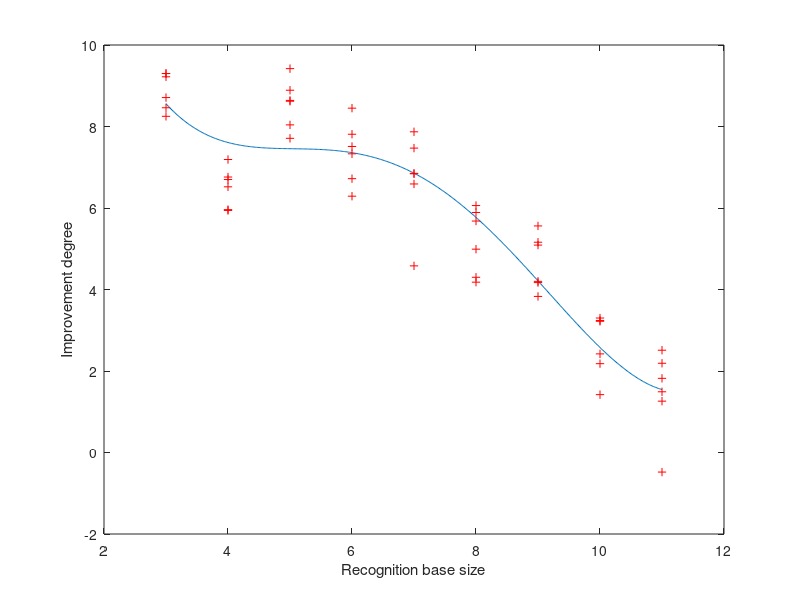
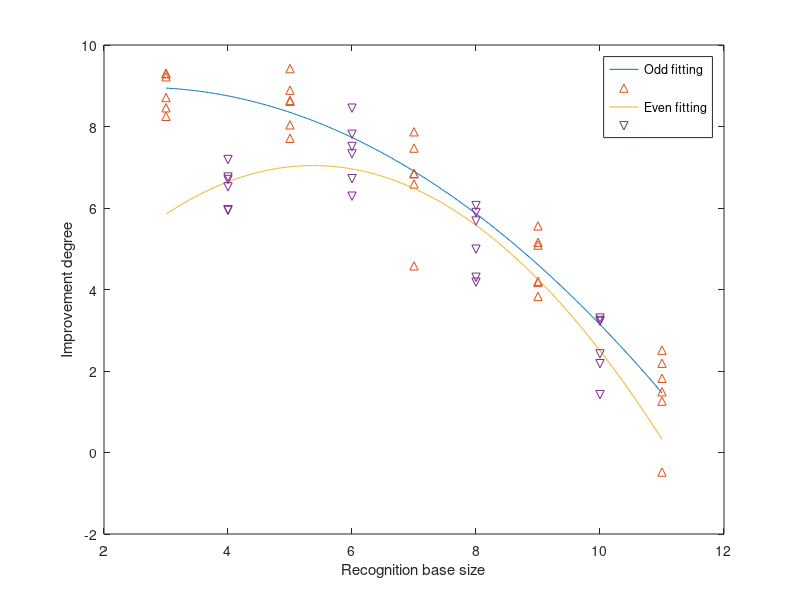

Reproduce these figures in MATLAB, in order.
clc;
close all;

fittingNumber=4;
x=[3 4 5 6 7 8 9 10 11 ...
   3 4 5 6 7 8 9 10 11 ...
   3 4 5 6 7 8 9 10 11 ...
   3 4 5 6 7 8 9 10 11 ...
   3 4 5 6 7 8 9 10 11 ...
   3 4 5 6 7 8 9 10 11];
y=[9.30 7.19 8.89 7.33 6.85 6.06 4.17 2.42 1.49 ...
   9.22 6.76 8.64 6.29 4.58 5.68 3.83 1.42 2.51 ...
   9.30 5.94 8.04 6.72 6.59 5.89 4.20 2.18 2.19 ...
   8.25 6.70 7.71 8.45 7.87 4.18 5.56 3.30 1.82 ...
   8.71 5.96 8.62 7.51 7.47 4.30 5.16 3.24 -0.48 ...
   8.46 6.52 9.42 7.81 6.84 4.99 5.09 3.22 1.26];


f=polyfit(x,y,fittingNumber);
xi=3:0.02:11;
yi=polyval(f,xi);

figure();
plot(xi,yi,x,y,'r+');hold on;xlabel('Recognition base size');ylabel('Improvement degree');

x1=[3 5 7 9 11 ...
   3 5 7 9 11 ...
   3 5 7 9 11 ...
   3 5 7 9 11 ...
   3 5 7 9 11 ...
   3 5 7 9 11];
y1=[9.30 8.89 6.85 4.17 1.49 ...
   9.22 8.64 4.58 3.83 2.51 ...
   9.30 8.04 6.59 4.20 2.19 ...
   8.25 7.71 7.87 5.56 1.82 ...
   8.71 8.62 7.47 5.16 -0.48 ...
   8.46 9.42 6.84 5.09 1.26];
x2=[4 6 8 10 ...
    4 6 8 10 ...
    4 6 8 10 ...
    4 6 8 10 ...
    4 6 8 10 ...
    4 6 8 10];
y2=[7.19 7.33 6.06 2.42 ...
   6.76 6.29 5.68 1.42 ...
   5.94 6.72 5.89 2.18 ...
   6.70 8.45 4.18 3.30 ...
   5.96 7.51 4.30 3.24 ...
   6.52 7.81 4.99 3.22];

fittingNumber2=2;
f1=polyfit(x1,y1,fittingNumber2);
xi1=3:0.02:11;
yi1=polyval(f1,xi1);

f2=polyfit(x2,y2,fittingNumber2);
xi2=3:0.02:11;
yi2=polyval(f2,xi2);

figure();

plot(xi1,yi1,x1,y1,'^');hold on;xlabel('Recognition base size');ylabel('Improvement degree','linewidth',2);
plot(xi2,yi2,x2,y2,'v');hold on;xlabel('Recognition base size');ylabel('Improvement degree','linewidth',2);
legend('Odd fitting','','Even fitting','');
